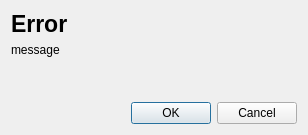
<?xml version="1.0" encoding="UTF-8"?>
<ui version="4.0">
 <class>ErrorDialog</class>
 <widget class="QDialog" name="ErrorDialog">
  <property name="geometry">
   <rect>
    <x>0</x>
    <y>0</y>
    <width>308</width>
    <height>135</height>
   </rect>
  </property>
  <property name="windowTitle">
   <string>Dialog</string>
  </property>
  <layout class="QVBoxLayout" name="verticalLayout">
   <item>
    <widget class="QLabel" name="title">
     <property name="font">
      <font>
       <pointsize>17</pointsize>
       <weight>75</weight>
       <bold>true</bold>
      </font>
     </property>
     <property name="text">
      <string>Error</string>
     </property>
    </widget>
   </item>
   <item>
    <widget class="QLabel" name="errorMessage">
     <property name="text">
      <string>message</string>
     </property>
     <property name="wordWrap">
      <bool>true</bool>
     </property>
    </widget>
   </item>
   <item>
    <spacer name="verticalSpacer">
     <property name="orientation">
      <enum>Qt::Vertical</enum>
     </property>
     <property name="sizeHint" stdset="0">
      <size>
       <width>20</width>
       <height>40</height>
      </size>
     </property>
    </spacer>
   </item>
   <item>
    <widget class="QDialogButtonBox" name="buttonBox">
     <property name="orientation">
      <enum>Qt::Horizontal</enum>
     </property>
     <property name="standardButtons">
      <set>QDialogButtonBox::Cancel|QDialogButtonBox::Ok</set>
     </property>
    </widget>
   </item>
  </layout>
 </widget>
 <resources/>
 <connections>
  <connection>
   <sender>buttonBox</sender>
   <signal>accepted()</signal>
   <receiver>ErrorDialog</receiver>
   <slot>accept()</slot>
   <hints>
    <hint type="sourcelabel">
     <x>248</x>
     <y>254</y>
    </hint>
    <hint type="destinationlabel">
     <x>157</x>
     <y>274</y>
    </hint>
   </hints>
  </connection>
  <connection>
   <sender>buttonBox</sender>
   <signal>rejected()</signal>
   <receiver>ErrorDialog</receiver>
   <slot>reject()</slot>
   <hints>
    <hint type="sourcelabel">
     <x>316</x>
     <y>260</y>
    </hint>
    <hint type="destinationlabel">
     <x>286</x>
     <y>274</y>
    </hint>
   </hints>
  </connection>
 </connections>
</ui>
